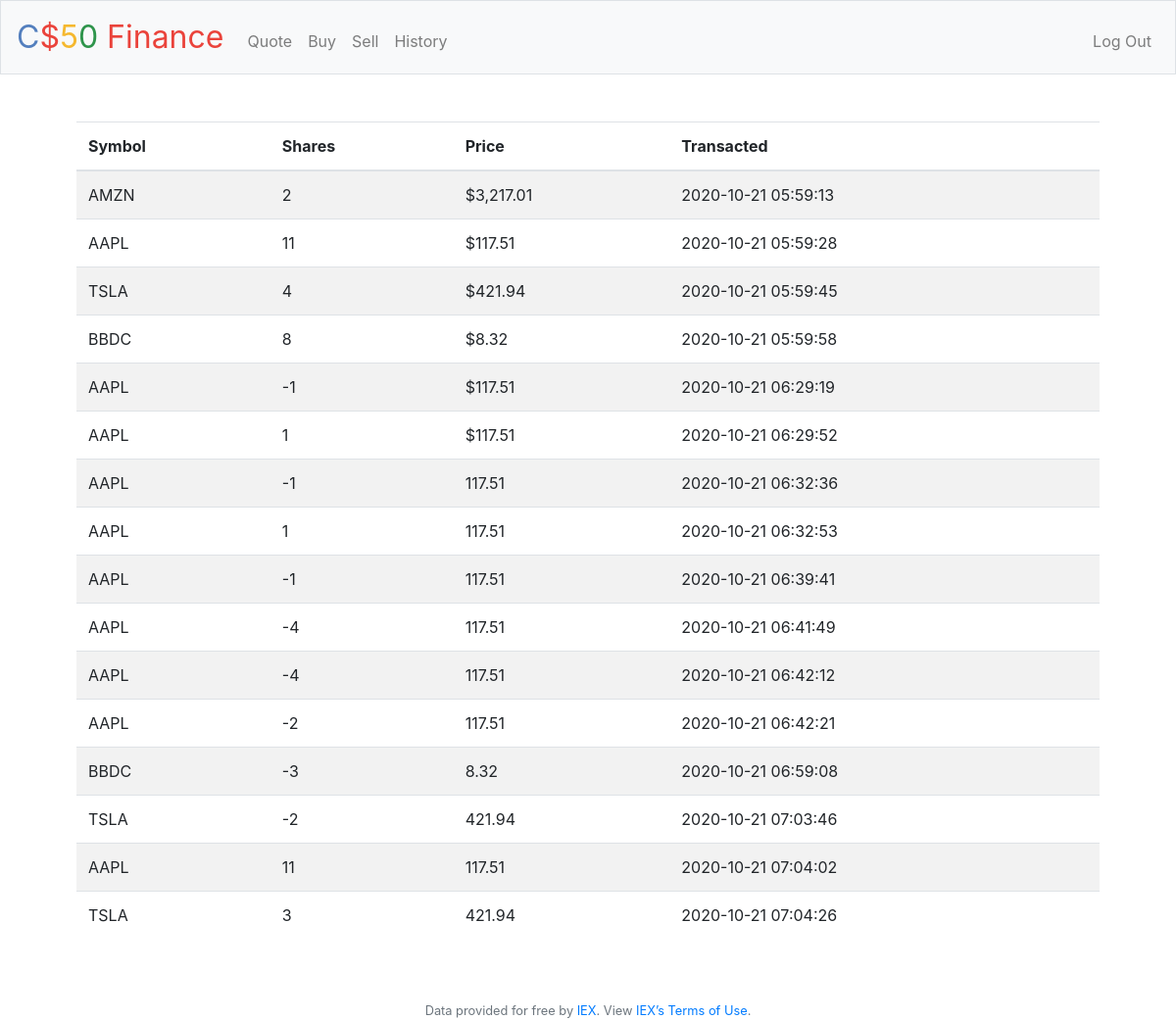
Page /history (signed in) on the committed database.
### tables this page shows
CREATE TABLE 'History' (
id INTEGER PRIMARY KEY AUTOINCREMENT NOT NULL,
user_id INTEGER NOT NULL,
symbol TEXT NOT NULL,
shares INTEGER NOT NULL, 'price'  numeric NOT NULL  , 'time'  timestamp NOT NULL DEFAULT CURRENT_TIMESTAMP  ,
FOREIGN KEY(user_id) REFERENCES users(id)
);

### application.py (the view)
@app.route("/history")
@login_required
def history():
    rows = db.execute("""
            SELECT symbol, shares, price, time AS Transacted
            FROM History
                WHERE user_id = :user_id
                GROUP BY Transacted
                """,
                user_id = session["user_id"])
    history = []
    for row in rows:
        history.append({
            "Symbol": row["symbol"],
            "Shares" : row["shares"],
            "Price" : row["price"],
            "Transacted" : row["Transacted"]
        })
    return render_template("history.html", history = history)

### application.py (called while the page is built)
@app.after_request
def after_request(response):
    response.headers["Cache-Control"] = "no-cache, no-store, must-revalidate"
    response.headers["Expires"] = 0
    response.headers["Pragma"] = "no-cache"
    return response

### helpers.py (called while the page is built)
def login_required(f):
    @wraps(f)
    def decorated_function(*args, **kwargs):
        if session.get("user_id") is None:
            return redirect("/login")
        return f(*args, **kwargs)
    return decorated_function

### templates/history.html (shortened to what this page needs)
{% extends "layout.html" %}
{% block main %}
    <table class = "table table-striped",  style = "text-align : left">
        <thead>
            <th>Symbol</th>
            <th>Shares</th>
            <th>Price</th>
            <th>Transacted</th>
        </thead>
        <tbody>
            {% for hist in history %}
            <tr>
                <td>{{hist["Symbol"]}}</td>
                <td>{{hist["Shares"]}}</td>
                <td>{{hist["Price"]}}</td>
                <td>{{hist["Transacted"]}}</td>
            </tr>
            {% endfor %}
        </tbody>
    </table>
{% endblock %}

### templates/layout.html (shortened to what this page needs)
<!DOCTYPE html>
<html lang="en">
    <head>
        <link href="https://maxcdn.bootstrapcdn.com/bootstrap/4.1.3/css/bootstrap.min.css" rel="stylesheet">
        <link href="/static/styles.css" rel="stylesheet">
    </head>
    <body>
        <nav class="navbar navbar-expand-md navbar-light bg-light border">
            <a class="navbar-brand" href="/"><span class="blue">C</span><span class="red">$</span><span class="yellow">5</span><span class="green">0</span> <span class="red">Finance</span></a>
            <div class="collapse navbar-collapse" id="navbar">
                {% if session.user_id %}
                    <ul class="navbar-nav mr-auto mt-2">
                        <li class="nav-item"><a class="nav-link" href="/quote">Quote</a></li>
                        <li class="nav-item"><a class="nav-link" href="/buy">Buy</a></li>
                        <li class="nav-item"><a class="nav-link" href="/sell">Sell</a></li>
                        <li class="nav-item"><a class="nav-link" href="/history">History</a></li>
                    </ul>
                    <ul class="navbar-nav ml-auto mt-2">
                        <li class="nav-item"><a class="nav-link" href="/logout">Log Out</a></li>
                    </ul>
                {% else %}
                    <ul class="navbar-nav ml-auto mt-2">
                        <li class="nav-item"><a class="nav-link" href="/register">Register</a></li>
                        <li class="nav-item"><a class="nav-link" href="/login">Log In</a></li>
                    </ul>
                {% endif %}
            </div>
        </nav>
        <main class="container p-5">
            {% block main %}{% endblock %}
        </main>
        <footer class="small text-center text-muted">
            Data provided for free by <a href="https://iextrading.com/developer">IEX</a>. View <a href="https://iextrading.com/api-exhibit-a/">IEX’s Terms of Use</a>.
        </footer>
    </body>
</html>

### static/styles.css (style rules this page uses)
nav .navbar-brand { font-size: xx-large; }
nav .navbar-brand .blue { color: #537fbe; }
nav .navbar-brand .red { color: #ea433b; }
nav .navbar-brand .yellow { color: #f5b82e; }
nav .navbar-brand .green { color: #2e944b; }
main { overflow-x: auto; text-align: center; }

### rows in the picture
History: Symbol "AMZN", Shares "2", Price "$3,217.01", Transacted "2020-10-21 05:59:13"
History: Symbol "AAPL", Shares "11", Price "$117.51", Transacted "2020-10-21 05:59:28"
History: Symbol "TSLA", Shares "4", Price "$421.94", Transacted "2020-10-21 05:59:45"
History: Symbol "BBDC", Shares "8", Price "$8.32", Transacted "2020-10-21 05:59:58"
History: Symbol "AAPL", Shares "-1", Price "$117.51", Transacted "2020-10-21 06:29:19"
History: Symbol "AAPL", Shares "1", Price "$117.51", Transacted "2020-10-21 06:29:52"
History: Symbol "AAPL", Shares "-1", Price "117.51", Transacted "2020-10-21 06:32:36"
History: Symbol "AAPL", Shares "1", Price "117.51", Transacted "2020-10-21 06:32:53"
History: Symbol "AAPL", Shares "-1", Price "117.51", Transacted "2020-10-21 06:39:41"
History: Symbol "AAPL", Shares "-4", Price "117.51", Transacted "2020-10-21 06:41:49"
History: Symbol "AAPL", Shares "-4", Price "117.51", Transacted "2020-10-21 06:42:12"
History: Symbol "AAPL", Shares "-2", Price "117.51", Transacted "2020-10-21 06:42:21"
History: Symbol "BBDC", Shares "-3", Price "8.32", Transacted "2020-10-21 06:59:08"
History: Symbol "TSLA", Shares "-2", Price "421.94", Transacted "2020-10-21 07:03:46"
History: Symbol "AAPL", Shares "11", Price "117.51", Transacted "2020-10-21 07:04:02"
History: Symbol "TSLA", Shares "3", Price "421.94", Transacted "2020-10-21 07:04:26"
